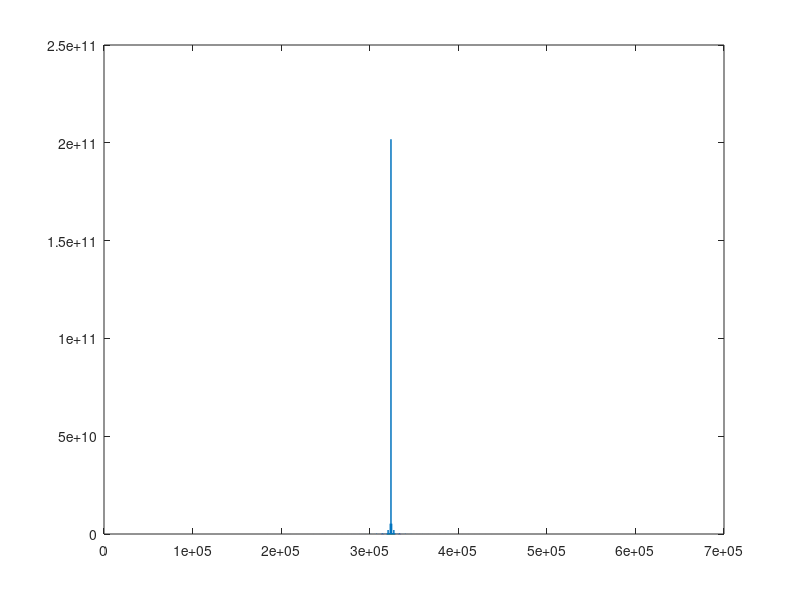
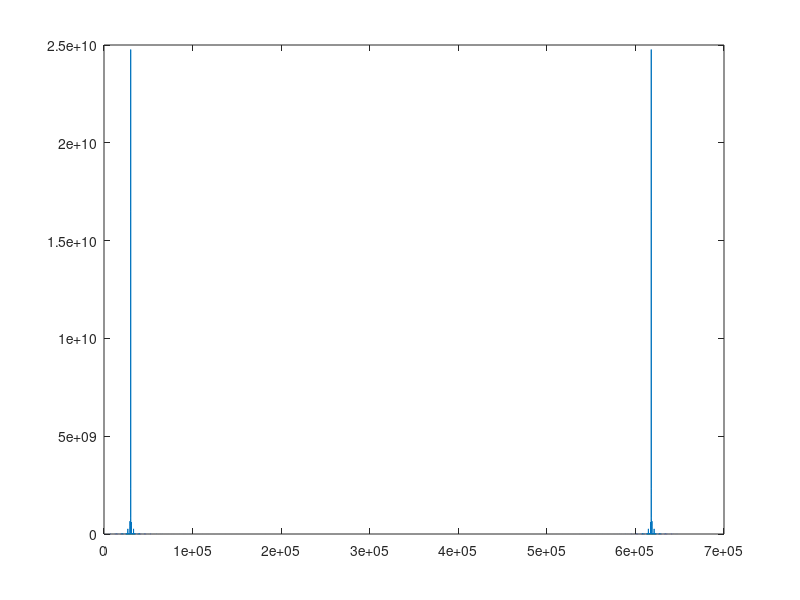

The MATLAB script that drew these images, in order:
clear all
close all

testo = 1;
if testo
    Fs = 44100/2;
    
    size = 0;
    FID = fopen('testo.txt');
    while (~feof(FID))
        riga = fgetl(FID);
        data((size+1):(size+length(riga))) = riga;
        size = size + length(riga) + 1;
        %data((size-1):size) = "\n";
    end
    fclose(FID);
    %data = compose(data);
    data = double(data);
else
    [data,Fs]=audioread('../../Lab1/Audio/KDE_Startup.wav');
    data=data(:,1)';
    sound(data, Fs);
    %save sound.rm data -ascii -double
end


V = max(abs(data));
nbit = 8;
M=2^nbit;
DeltaV = 2*V/M;
Tc = 1/Fs;
SpS = 100;
Fc = Fs;
Rs = Fc/SpS;
%B = 1/(2*Tc);

%data_ = data*(1/V);

f0 = 10000;
f_cos = cos(2*pi*f0*[0:Tc:(Tc*length(data) - Tc)]);
data_mod = f_cos .* data;

partition=[-V+DeltaV:DeltaV:V-DeltaV];
codebook=[-V+DeltaV:DeltaV:V];
[index,quants]=quantiz(data,partition,codebook);
word=de2bi(index,nbit)';

clear size;
w_dim = size(word);
v_t = zeros(1, (w_dim(1))*(w_dim(2))*SpS);
for a=0:w_dim(2)-1
    for b=0:w_dim(1)-1
        %v_t(a*w_dim(1)+b+1) = word(b+1, a+1);
        for c=1:SpS
            v_t(a*w_dim(1)*SpS+b*SpS+c) = word(b+1, a+1);
        end
    end
end

figure(1)
plot(1:length(v_t), fftshift(abs(fft(v_t)).^2))

f0 = 10000;
f_cos = cos(2*pi*f0*[0:Tc:(Tc*length(v_t) - Tc)]);
v_t_mod = f_cos .* v_t;

figure(2)
plot(1:length(v_t_mod), fftshift(abs(fft(v_t_mod)).^2))

if testo
    save testo.rm v_t_mod -ascii -double
    testo_orig = v_t(1:SpS:end);
else
    audio_orig = data;
    save audio.rm v_t_mod -ascii -double
end
